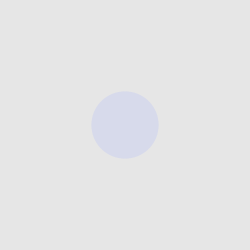
Frame 1 (no input)
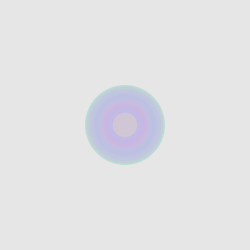
Frame 60 (the mouse pressed at the canvas centre just before this capture)
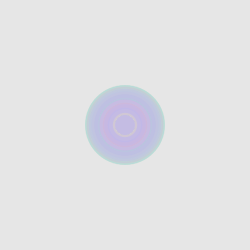
Frame 120 (the mouse held since frame 60 and released just before this capture)

The Processing sketch that drew these frames (run headless with seeded random() and noise(); from frame 60 on, the mouse is pressed at the canvas centre):

// Processing sketch: processing_120609
// ── processing_120609.pde

int counter;

void setup() {  //setup function called initially, only once
  size(250, 250);
  background(230);  //set background black
  colorMode(HSB);   //set colors to Hue, Saturation, Brightness mode
  counter = 0;
}

void draw() {  //draw function loops 
  counter++;
  noStroke();
  fill(random(255),100,255,50);
  
  if(mousePressed == true) { //add some interaction
    ellipse(mouseX, mouseY, 20, 20);
  }
  else {
    ellipse(width/2, height/2, 80*sin(counter), 80*sin(counter));
  }
}
